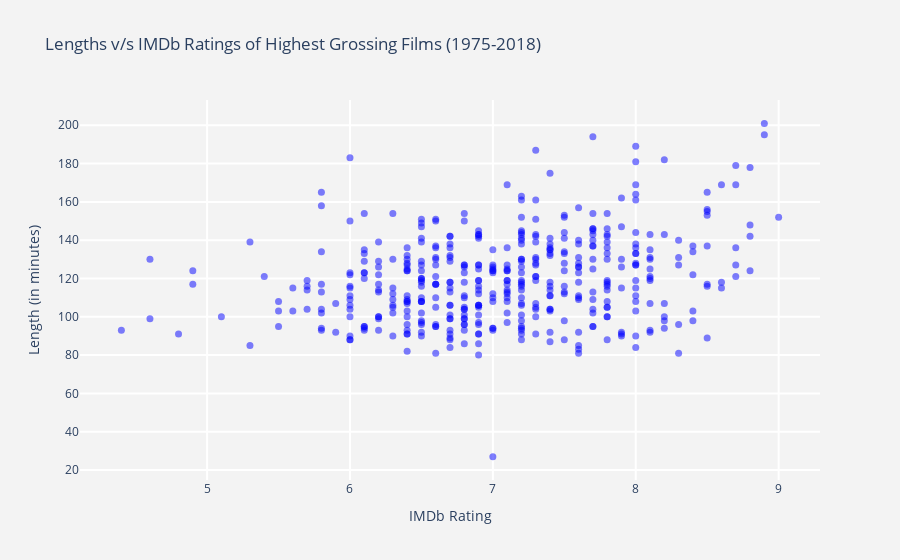

The cell this chart's notebook holds for it:
### Code cell
from plotly.offline import init_notebook_mode, iplot
import plotly.graph_objs as go

trace = go.Scatter(
    x = dataset.imdb_rating,
    y = dataset.length,
    text = dataset.title,
    marker = dict(color = 'blue', size = 7, opacity = 0.5),
    mode = 'markers'
)

data = [trace]

layout = go.Layout(
    title = 'Lengths v/s IMDb Ratings of Highest Grossing Films (1975-2018)',
    xaxis = dict(title = 'IMDb Rating', gridwidth = 2),
    yaxis = dict(title = 'Length (in minutes)', gridwidth = 2),
    hovermode = 'closest',
    paper_bgcolor='rgb(243, 243, 243)',
    plot_bgcolor='rgb(243, 243, 243)'
)

figure = go.Figure(data = data, layout = layout)
init_notebook_mode(connected=True)
iplot(figure)

### Figure 1 — Plotly figure (JSON) as saved in the notebook; plotly's stock layout.template omitted (floating-point values rounded to 4 significant figures; data arrays with more than 128 entries replaced by an {"elided": "..."} marker saying what was removed)
{"data": [{"text": {"elided": "437 str values"}, "y": {"elided": "437 int values"}, "mode": "markers", "marker": {"color": "blue", "opacity": 0.5, "size": 7}, "x": {"elided": "437 float values"}, "type": "scatter"}], "layout": {"title": {"text": "Lengths v/s IMDb Ratings of Highest Grossing Films (1975-2018)"}, "paper_bgcolor": "rgb(243, 243, 243)", "plot_bgcolor": "rgb(243, 243, 243)", "yaxis": {"gridwidth": 2, "title": {"text": "Length (in minutes)"}}, "xaxis": {"gridwidth": 2, "title": {"text": "IMDb Rating"}}, "hovermode": "closest"}}
